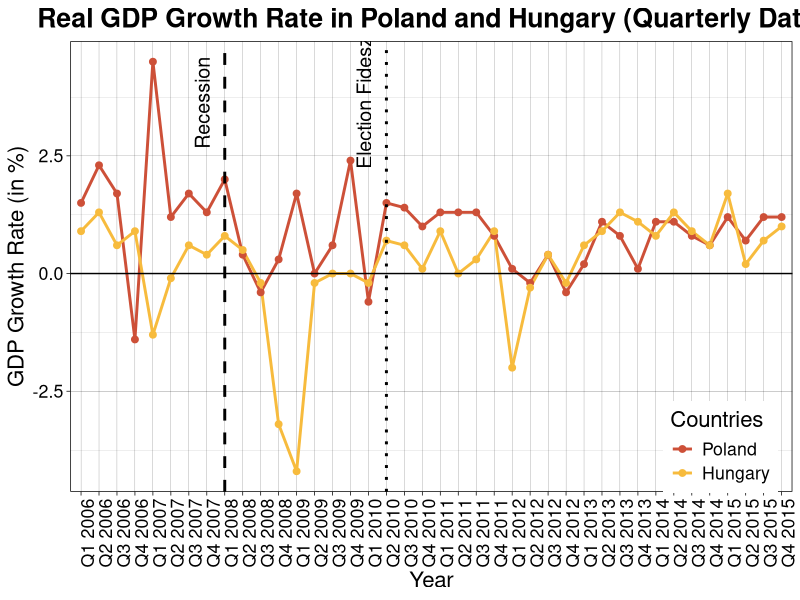
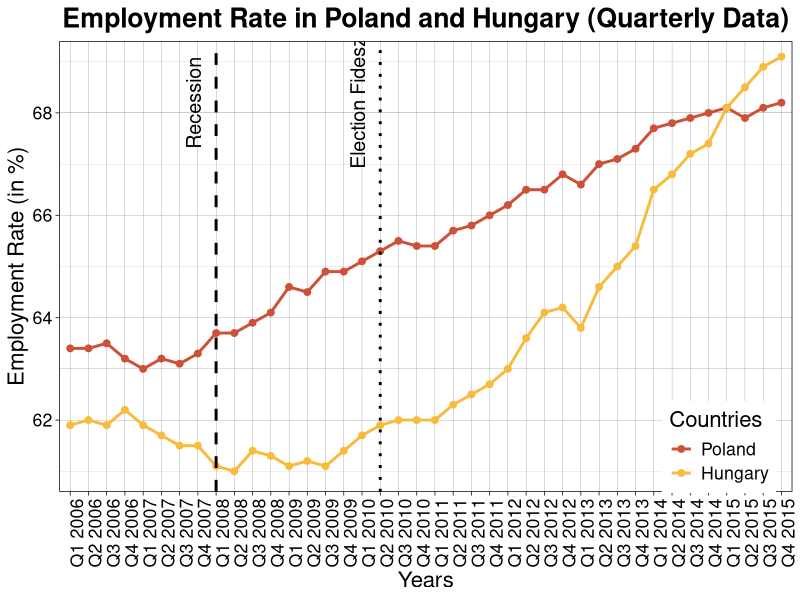
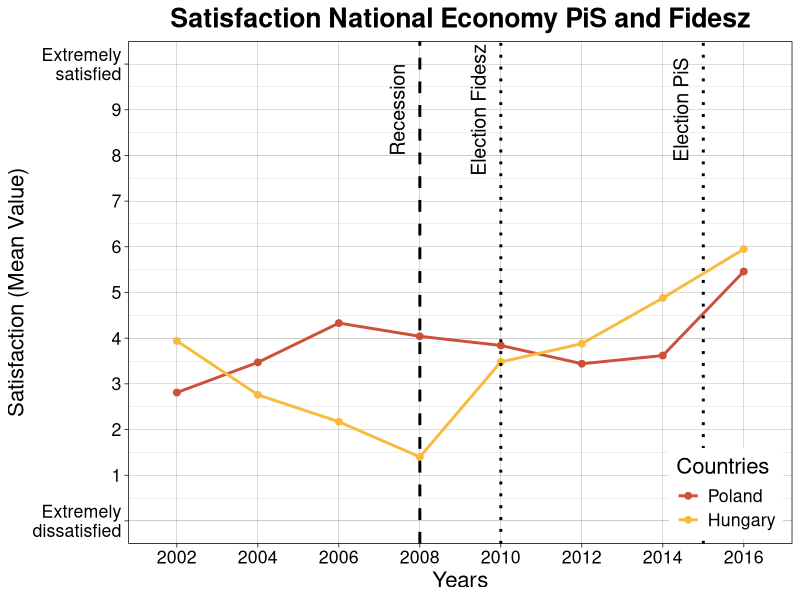
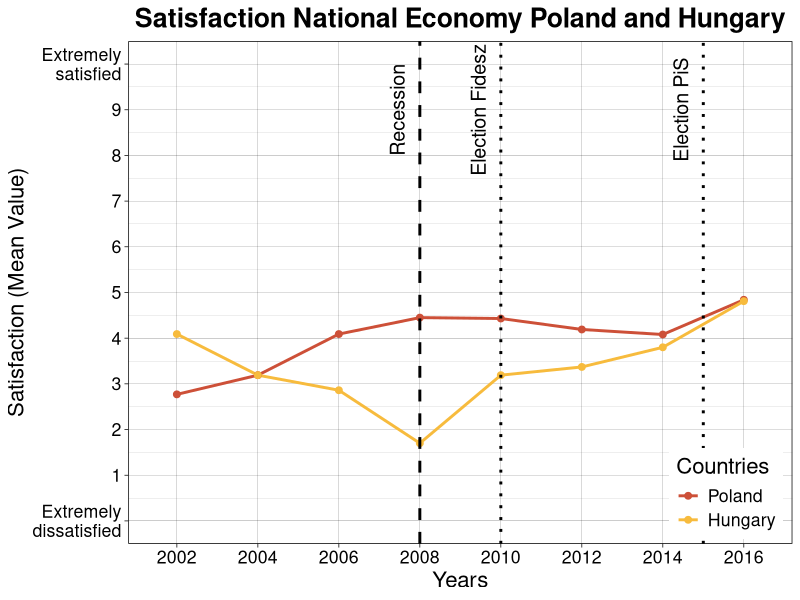
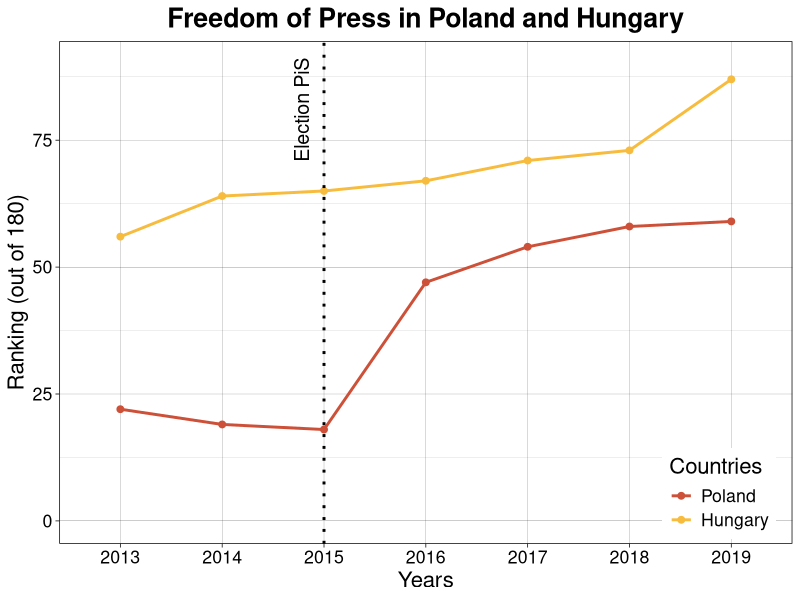

These charts were generated, in order, by the following R code:
######################
# Plotting functions
# YOU CAN IGNORE THIS PART
######################

install.packages("ggplot2")
library(ggplot2)

quarters <- c('Q1','Q2','Q3','Q4')
countries <- c("Poland", "Hungary")
colors <- c("#cd5038","#f7bb3d")

# Function for generating yearly, bi-yearly or quarterly labels
# quarterly, boolean indicating if the data is quarterly
# Pass years as a vector
# Pass the count of data points as a number
generateLabels <- function(quarterly, yearsParam, nDataPoints) {
  years <- as.character(yearsParam)
  # Check if there are 4 times as many data points as there are years (which means the data is quarterly)
  # If it is quarterly generate quarterly labels, otherwise just use the years
  if(quarterly) {
    return(apply(expand.grid(quarters=quarters, years=years), 1, paste, collapse=" "))
  }
  if(nDataPoints == ((length(years)+1) /2)) {
    return(years[(1:nDataPoints) * 2 - 1])
  }
  return(years)
}

# Function for plotting progression as a line diagram
# Pass data as a list of data collections
# Pass years as a vector
# Pass a title
# Optional label for x axis
# Optional label for y axis
# Optional yAxisLabels, labels for the y axis, if an int vector is passed, those numbers are used as the position on the y axis too (string or int vector)
# Optional verticalLines, x value and label where to draw a vertical line (list of lists)
# Optional xRecession, x value where to draw the recession line (number)
# Optional restrictions for the y axis
timeLinePlot <- function(data, yearsParam, titleParam, xLabel="", yLabel="", yAxisLabels=c(), verticalLines=c(), xRecession=4, y=c(NA,NA)) {
  nDataSets <- length(data)
  nDataPoints <- length(data[[1]])
  quarterly <- nDataPoints == (4 * length(yearsParam))
  labels <- generateLabels(quarterly, yearsParam, nDataPoints)
  
  df <- data.frame(
    x=rep(c(labels), nDataSets),
    y=unlist(data),
    country=c(rep(countries[1],nDataPoints),rep(countries[2],nDataPoints))
  )
  
  df$x <- factor(df$x, levels=unique(df$x))
  df$country <- factor(df$country, levels=unique(df$country))
  
  colSeq <- c(rep(colors[1],nDataPoints), rep(colors[2],nDataPoints))
  
  zeroLine <- function(df) {
    if(min(df$y) < 0) {
      return(geom_hline(yintercept = 0, col="Black"))
    }
  }
  
  recessionLine <- function(xRecession) {
    if(xRecession > 0) {
      return(c(
        geom_vline(xintercept=xRecession, col="Black", lty=2, lwd=1),
        annotate("text", x=xRecession, label="Recession", vjust=-1, y=annotationY, angle=90, color="Black", size=5)
      ))
    }
  }
  
  if(!is.na(y[2])) {
    offset = (y[2] - y[1]) * 0.1
    annotationY <- y[2] - offset
  } else {
    maxYVal = max(df$y)
    offset = (maxYVal - min(df$y)) * 0.1
    annotationY <- maxYVal - offset
  }
  drawVerticalLines <- function(line) {
    return (c(
      annotate("text", x=line[[1]], label=line[[2]], vjust=-1, y=annotationY, angle=90, color="Black", size=5),
      geom_vline(xintercept = line[[1]], lty=3, lwd=1, color="Black")
    ))
  }
  
  alterYAxis <- function(yAxisLabels) {
    if (length(yAxisLabels) > 0) {
      if (is.character(yAxisLabels[1])) {
        scale_y_continuous(breaks=c(y[1]:y[2]), labels=yAxisLabels)
      } else {
        scale_y_continuous(breaks=yAxisLabels, labels=yAxisLabels)
      }
    }
  }
  
  ggplot(df, aes(x=x, y=y, group=country, color=colSeq)) +
    geom_line(size=1) +
    geom_point(size=2) +
    zeroLine(df) +
    recessionLine(xRecession) +
    lapply(X=verticalLines, FUN=drawVerticalLines) +
    ggtitle(titleParam) +
    labs(x=xLabel, y=yLabel) +
    theme_linedraw() +
    theme(
      text = element_text(size=16, color="Black"),
      plot.title=element_text(hjust = 0.5, face="bold"),
      axis.text.x=element_text(angle= if(quarterly) 90 else 0),
      legend.position=c(0.9,0.1)
    ) +
    alterYAxis(yAxisLabels) +
    coord_cartesian(ylim = y) +
    scale_colour_manual(name="Countries",
                        breaks=colors,
                        values=colors,
                        labels=countries)
}

######################
# Comparison real GDP change per quarter in percentage Poland and Hungary
######################

realGDPChangePerQuarterPL <- c(1.5, 2.3, 1.7, -1.4, 4.5, 1.2, 1.7, 1.3, 2.0, 0.4, -0.4, 0.3, 1.7, 0.0, 0.6, 2.4, -0.6, 1.5, 1.4, 1.0, 1.3, 1.3, 1.3, 0.8, 0.1, -0.2, 0.4, -0.4, 0.2, 1.1, 0.8, 0.1, 1.1, 1.1, 0.8, 0.6, 1.2, 0.7, 1.2, 1.2)
realGDPChangePerQuarterHU <- c(0.9,1.3,0.6,0.9,-1.3,-0.1,0.6,0.4,0.8,0.5,-0.2,-3.2,-4.2,-0.2,0.0,0.0,-0.2,0.7,0.6,0.1,0.9,0.0,0.3,0.9,-2.0,-0.3,0.4,-0.2,0.6,0.9,1.3,1.1,0.8,1.3,0.9,0.6,1.7,0.2,0.7,1.0)

timeLinePlot(
  data=list(realGDPChangePerQuarterPL, realGDPChangePerQuarterHU),
  yearsParam=2006:2015,
  titleParam="Real GDP Growth Rate in Poland and Hungary (Quarterly Data)",
  xLabel="Year",
  yLabel="GDP Growth Rate (in %)",
  verticalLines=list(list(x=18,label="Election Fidesz")),
  xRecession=9)

######################
# Comparison Employment rate Poland and Hungary
######################

employmentRatePL <- c(63.4, 63.4, 63.5, 63.2, 63.0, 63.2, 63.1, 63.3, 63.7, 63.7, 63.9, 64.1, 64.6, 64.5, 64.9, 64.9, 65.1, 65.3, 65.5, 65.4, 65.4, 65.7, 65.8, 66.0, 66.2, 66.5, 66.5, 66.8, 66.6, 67.0, 67.1, 67.3, 67.7, 67.8, 67.9, 68.0, 68.1, 67.9, 68.1, 68.2)
employmentRateHU <- c(61.9, 62.0, 61.9, 62.2, 61.9, 61.7, 61.5, 61.5, 61.1, 61.0, 61.4, 61.3, 61.1, 61.2, 61.1, 61.4, 61.7, 61.9, 62.0, 62.0, 62.0, 62.3, 62.5, 62.7, 63.0, 63.6, 64.1, 64.2, 63.8, 64.6, 65.0, 65.4, 66.5, 66.8, 67.2, 67.4, 68.1, 68.5, 68.9, 69.1)

timeLinePlot(
  data=list(employmentRatePL, employmentRateHU),
  yearsParam=2006:2015,
  titleParam="Employment Rate in Poland and Hungary (Quarterly Data)",
  xLabel="Years",
  yLabel="Employment Rate (in %)",
  verticalLines=list(list(x=18,label="Election Fidesz")),
  xRecession=9,
  yAxisLabels=seq(from=62, to=68, by=2),
  y=c(61,69))

######################
# Mean Comparison Satisfaction National Economy Poland and Hungary_Only PiS and Fidesz
######################

meanSatisfactionEconomyPLPiS <- c(2.81, 3.47, 4.33, 4.04, 3.84, 3.44, 3.62, 5.46)
meanSatisfactionEconomyHUFidesz <- c(3.94, 2.76, 2.17, 1.4, 3.48, 3.88, 4.88, 5.95)
possibleAnswers <- c("Extremely\ndissatisfied", "1", "2", "3", "4", "5", "6", "7", "8", "9", "Extremely\nsatisfied")

timeLinePlot(
  data=list(meanSatisfactionEconomyPLPiS, meanSatisfactionEconomyHUFidesz),
  yearsParam=2002:2016,
  titleParam="Satisfaction National Economy PiS and Fidesz",
  xLabel = "Years",
  yLabel = "Satisfaction (Mean Value)",
  yAxisLabels = possibleAnswers,
  verticalLines=list(list(x=5,label="Election Fidesz"), list(x=7.5,label="Election PiS")),
  y=c(0,10))

######################
# Mean Comparison Satisfaction National Economy Poland and Hungary_Total N
######################

meanSatisfactionEconomyPL <- c(2.77, 3.19, 4.09, 4.45, 4.43, 4.19, 4.08, 4.84)
meanSatisfactionEconomyHU <- c(4.09, 3.19, 2.86, 1.7, 3.19, 3.37, 3.8, 4.81)
possibleAnswers <- c("Extremely\ndissatisfied", "1", "2", "3", "4", "5", "6", "7", "8", "9", "Extremely\nsatisfied")

timeLinePlot(
  data=list(meanSatisfactionEconomyPL, meanSatisfactionEconomyHU),
  yearsParam=2002:2016,
  titleParam="Satisfaction National Economy Poland and Hungary",
  xLabel = "Years",
  yLabel = "Satisfaction (Mean Value)",
  yAxisLabels = possibleAnswers,
  verticalLines=list(list(x=5,label="Election Fidesz"), list(x=7.5,label="Election PiS")),
  y=c(0,10))

######################
# Comparison Press Freedom Poland and Hungary
######################

PressFreedomPL <- c(22, 19, 18, 47, 54, 58, 59)
PressFreedomHU <- c(56, 64, 65, 67, 71, 73, 87)

timeLinePlot(
  data=list(PressFreedomPL, PressFreedomHU),
  yearsParam=2013:2019,
  titleParam="Freedom of Press in Poland and Hungary",
  xLabel = "Years",
  yLabel = "Ranking (out of 180)",
  verticalLines=list(list(x=3,label="Election PiS")),
  xRecession=-1,
  y=c(0,90))
